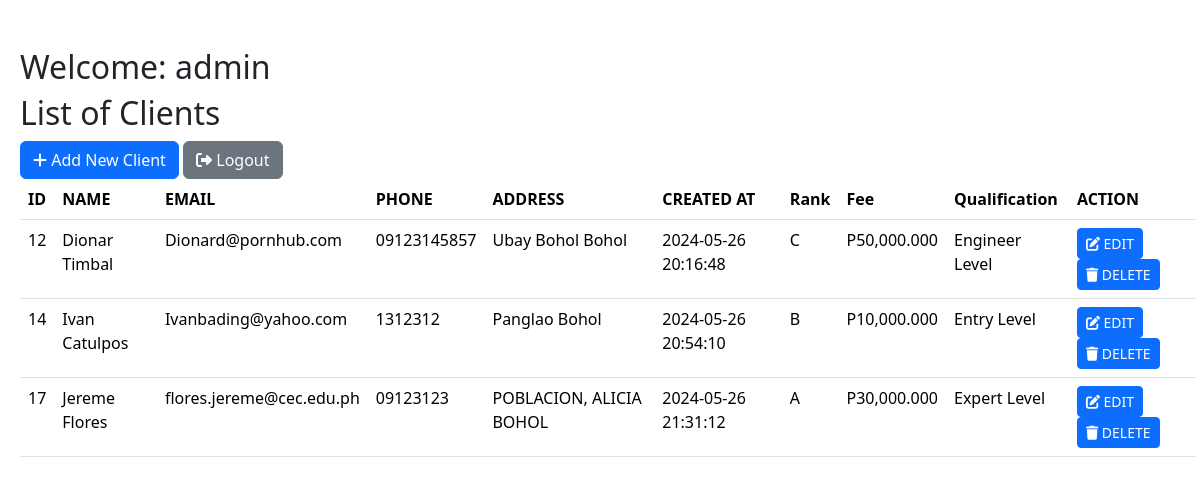
The app's page /home.php with its own data.
### tables this page shows
CREATE TABLE `users` (
  `id` int(11) NOT NULL,
  `username` varchar(255) NOT NULL,
  `password` varchar(255) NOT NULL,
  `user_type` varchar(255) NOT NULL
);

CREATE TABLE `clients` (
  `id` int(11) NOT NULL,
  `name` varchar(255) NOT NULL,
  `email` varchar(255) NOT NULL,
  `phone` varchar(15) NOT NULL,
  `address` varchar(255) NOT NULL,
  `created_at` datetime NOT NULL DEFAULT current_timestamp(),
  `client_rank` char(1) DEFAULT NULL
);

CREATE TABLE `clientranks` (
  `client_rank` char(1) NOT NULL,
  `fee` varchar(255) NOT NULL,
  `qualification` varchar(255) NOT NULL
);

### home.php (the view, shortened to what this page needs)
<!DOCTYPE html>
<html lang="en">
<head>
<link rel="stylesheet" href="https://cdn.jsdelivr.net/npm/bootstrap@5.3.3/dist/css/bootstrap.min.css">
<link rel="stylesheet" href="https://cdnjs.cloudflare.com/ajax/libs/font-awesome/6.4.0/css/all.min.css"
 />
</head>
<body>
    <div class =  "container-fluid mx-2 mt-5">
    <?php
            $servername = "localhost";
            $username = "root";
            $password = "";
            $database = "jemzxc_shop";
            $connection = new mysqli($servername, $username, $password, $database);
            $sql_username = "SELECT username FROM users LIMIT 1";
            $result_username = $connection->query($sql_username);
            if ($result_username->num_rows > 0) {
                $row = $result_username->fetch_assoc();
                $username_from_db = $row["username"];
            } else {
                $username_from_db = "Guest";
            }
            $user_type = "Welcome: " . $username_from_db;
            echo "<h2>$user_type</h2>";
    ?>
        <h2>List of Clients</h2>
        <a class ="btn btn-primary" href="/jemzxc_shop/create.php" role = "button"><i class="fa-solid fa-plus"></i> Add New Client</a>
        <a class ="btn btn-secondary" href="/jemzxc_shop/index.php" role = "button"><i class="fa-solid fa-right-from-bracket"></i> Logout</a>
        <br>
        <table class= "table">
            <thead>
                <tr>
                    <th>ID</th>
                    <th>NAME</th>
                    <th>EMAIL</th>
                    <th>PHONE</th>
                    <th>ADDRESS</th>
                    <th>CREATED AT</th>
                    <th>Rank</th>
                    <th>Fee</th>
                    <th>Qualification</th>
                    <th>ACTION</th>
                </tr>
            </thead>
        <tbody>
                <?php
                    $servername = "localhost";
                    $username = "root";
                    $password = "";
                    $database = "jemzxc_shop";
                $connection = new mysqli($servername,$username,$password,$database);
                $sql = "SELECT * FROM clients INNER JOIN clientranks on clients.client_rank = clientranks.client_rank";
                $result = $connection->query($sql);
                while ($row = $result->fetch_assoc()){
                    echo "
                        <tr>
                            <td>$row[id]</td>
                            <td>$row[name]</td>
                            <td>$row[email]</td>
                            <td>$row[phone]</td>
                            <td>$row[address]</td>
                            <td>$row[created_at]</td>
                            <td>$row[client_rank]</td>
                            <td>$row[fee]</td>
                            <td>$row[qualification]</td>
                            <td>
                            <a class='btn btn-primary btn-sm' href='/jemzxc_shop/edit.php?id=$row[id]'><i class='fas fa-edit'></i> EDIT</a>
                            <a class='btn btn-primary btn-sm' href='/jemzxc_shop/delete.php?id=$row[id]'><i class='fas fa-trash'></i> DELETE</a>
                            </td>
                        </tr>
                    ";
                }
                ?>
        </tbody>
    </div>
</body>
</html>

### records on screen
users: username "Welcome: admin"
clients: id "12", name "Dionar Timbal", email "Dionard@pornhub.com", phone "09123145857", address "Ubay Bohol Bohol", created_at "2024-05-26 20:16:48", clientranks.client_rank "C", clientranks.fee "P50,000.000", clientranks.qualification "Engineer Level"
clients: id "14", name "Ivan Catulpos", email "Ivanbading@yahoo.com", phone "1312312", address "Panglao Bohol", created_at "2024-05-26 20:54:10", clientranks.client_rank "B", clientranks.fee "P10,000.000", clientranks.qualification "Entry Level"
clients: id "17", name "Jereme Flores", email "flores.jereme@cec.edu.ph", phone "09123123", address "POBLACION, ALICIA BOHOL", created_at "2024-05-26 21:31:12", clientranks.client_rank "A", clientranks.fee "P30,000.000", clientranks.qualification "Expert Level"
